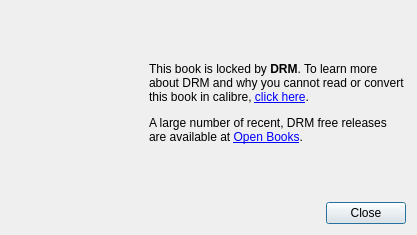
<?xml version="1.0" encoding="UTF-8"?>
<ui version="4.0">
 <class>Dialog</class>
 <widget class="QDialog" name="Dialog">
  <property name="geometry">
   <rect>
    <x>0</x>
    <y>0</y>
    <width>417</width>
    <height>235</height>
   </rect>
  </property>
  <property name="windowTitle">
   <string>This book is DRMed</string>
  </property>
  <property name="windowIcon">
   <iconset resource="../../../../resources/images.qrc">
    <normaloff>:/images/document-encrypt.png</normaloff>:/images/document-encrypt.png</iconset>
  </property>
  <layout class="QGridLayout" name="gridLayout">
   <item row="0" column="0">
    <widget class="QLabel" name="label">
     <property name="sizePolicy">
      <sizepolicy hsizetype="Preferred" vsizetype="Preferred">
       <horstretch>0</horstretch>
       <verstretch>0</verstretch>
      </sizepolicy>
     </property>
     <property name="maximumSize">
      <size>
       <width>132</width>
       <height>16777215</height>
      </size>
     </property>
     <property name="text">
      <string/>
     </property>
     <property name="pixmap">
      <pixmap resource="../../../../resources/images.qrc">:/images/document-encrypt.png</pixmap>
     </property>
    </widget>
   </item>
   <item row="0" column="1">
    <widget class="QLabel" name="msg">
     <property name="text">
      <string>&lt;p&gt;This book is locked by &lt;b&gt;DRM&lt;/b&gt;. To learn more about DRM and why you cannot read or convert this book in calibre, 
          &lt;a href=&quot;http://drmfree.calibre-ebook.com/about#drm&quot;&gt;click here&lt;/a&gt;.&lt;p&gt;A large number of recent, DRM free releases are 
          available at &lt;a href=&quot;http://drmfree.calibre-ebook.com&quot;&gt;Open Books&lt;/a&gt;.</string>
     </property>
     <property name="wordWrap">
      <bool>true</bool>
     </property>
     <property name="openExternalLinks">
      <bool>true</bool>
     </property>
    </widget>
   </item>
   <item row="1" column="0" colspan="2">
    <widget class="QDialogButtonBox" name="buttonBox">
     <property name="orientation">
      <enum>Qt::Horizontal</enum>
     </property>
     <property name="standardButtons">
      <set>QDialogButtonBox::Close</set>
     </property>
    </widget>
   </item>
  </layout>
 </widget>
 <resources>
  <include location="../../../../resources/images.qrc"/>
 </resources>
 <connections>
  <connection>
   <sender>buttonBox</sender>
   <signal>accepted()</signal>
   <receiver>Dialog</receiver>
   <slot>accept()</slot>
   <hints>
    <hint type="sourcelabel">
     <x>248</x>
     <y>254</y>
    </hint>
    <hint type="destinationlabel">
     <x>157</x>
     <y>274</y>
    </hint>
   </hints>
  </connection>
  <connection>
   <sender>buttonBox</sender>
   <signal>rejected()</signal>
   <receiver>Dialog</receiver>
   <slot>reject()</slot>
   <hints>
    <hint type="sourcelabel">
     <x>316</x>
     <y>260</y>
    </hint>
    <hint type="destinationlabel">
     <x>286</x>
     <y>274</y>
    </hint>
   </hints>
  </connection>
 </connections>
</ui>
